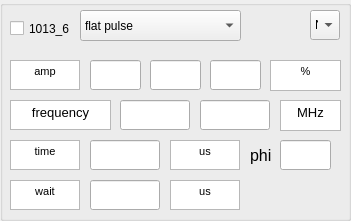
   <widget class="QGroupBox" name="groupBox_12">
    <property name="geometry">
     <rect>
      <x>1230</x>
      <y>280</y>
      <width>351</width>
      <height>221</height>
     </rect>
    </property>
    <property name="title">
     <string/>
    </property>
    <widget class="QTextBrowser" name="textBrowser_97">
     <property name="geometry">
      <rect>
       <x>10</x>
       <y>60</y>
       <width>70</width>
       <height>30</height>
      </rect>
     </property>
     <property name="html">
      <string>&lt;!DOCTYPE HTML PUBLIC &quot;-//W3C//DTD HTML 4.0//EN&quot; &quot;http://www.w3.org/TR/REC-html40/strict.dtd&quot;&gt;
&lt;html&gt;&lt;head&gt;&lt;meta name=&quot;qrichtext&quot; content=&quot;1&quot; /&gt;&lt;style type=&quot;text/css&quot;&gt;
p, li { white-space: pre-wrap; }
&lt;/style&gt;&lt;/head&gt;&lt;body style=&quot; font-family:'MS Shell Dlg 2'; font-size:8.25pt; font-weight:400; font-style:normal;&quot;&gt;
&lt;p align=&quot;center&quot; style=&quot; margin-top:0px; margin-bottom:0px; margin-left:0px; margin-right:0px; -qt-block-indent:0; text-indent:0px;&quot;&gt;amp&lt;/p&gt;&lt;/body&gt;&lt;/html&gt;</string>
     </property>
     <property name="openExternalLinks">
      <bool>false</bool>
     </property>
    </widget>
    <widget class="QTextBrowser" name="textBrowser_98">
     <property name="geometry">
      <rect>
       <x>270</x>
       <y>60</y>
       <width>71</width>
       <height>31</height>
      </rect>
     </property>
     <property name="html">
      <string>&lt;!DOCTYPE HTML PUBLIC &quot;-//W3C//DTD HTML 4.0//EN&quot; &quot;http://www.w3.org/TR/REC-html40/strict.dtd&quot;&gt;
&lt;html&gt;&lt;head&gt;&lt;meta name=&quot;qrichtext&quot; content=&quot;1&quot; /&gt;&lt;style type=&quot;text/css&quot;&gt;
p, li { white-space: pre-wrap; }
&lt;/style&gt;&lt;/head&gt;&lt;body style=&quot; font-family:'MS Shell Dlg 2'; font-size:8.25pt; font-weight:400; font-style:normal;&quot;&gt;
&lt;p align=&quot;center&quot; style=&quot; margin-top:0px; margin-bottom:0px; margin-left:0px; margin-right:0px; -qt-block-indent:0; text-indent:0px;&quot;&gt;%&lt;/p&gt;&lt;/body&gt;&lt;/html&gt;</string>
     </property>
    </widget>
    <widget class="QTextBrowser" name="textBrowser_99">
     <property name="geometry">
      <rect>
       <x>10</x>
       <y>140</y>
       <width>70</width>
       <height>30</height>
      </rect>
     </property>
     <property name="sizePolicy">
      <sizepolicy hsizetype="Fixed" vsizetype="Fixed">
       <horstretch>0</horstretch>
       <verstretch>0</verstretch>
      </sizepolicy>
     </property>
     <property name="html">
      <string>&lt;!DOCTYPE HTML PUBLIC &quot;-//W3C//DTD HTML 4.0//EN&quot; &quot;http://www.w3.org/TR/REC-html40/strict.dtd&quot;&gt;
&lt;html&gt;&lt;head&gt;&lt;meta name=&quot;qrichtext&quot; content=&quot;1&quot; /&gt;&lt;style type=&quot;text/css&quot;&gt;
p, li { white-space: pre-wrap; }
&lt;/style&gt;&lt;/head&gt;&lt;body style=&quot; font-family:'MS Shell Dlg 2'; font-size:8.25pt; font-weight:400; font-style:normal;&quot;&gt;
&lt;p align=&quot;center&quot; style=&quot; margin-top:12px; margin-bottom:12px; margin-left:0px; margin-right:0px; -qt-block-indent:0; text-indent:0px;&quot;&gt;time&lt;/p&gt;&lt;/body&gt;&lt;/html&gt;</string>
     </property>
    </widget>
    <widget class="QTextBrowser" name="textBrowser_100">
     <property name="geometry">
      <rect>
       <x>10</x>
       <y>100</y>
       <width>101</width>
       <height>30</height>
      </rect>
     </property>
     <property name="html">
      <string>&lt;!DOCTYPE HTML PUBLIC &quot;-//W3C//DTD HTML 4.0//EN&quot; &quot;http://www.w3.org/TR/REC-html40/strict.dtd&quot;&gt;
&lt;html&gt;&lt;head&gt;&lt;meta name=&quot;qrichtext&quot; content=&quot;1&quot; /&gt;&lt;style type=&quot;text/css&quot;&gt;
p, li { white-space: pre-wrap; }
&lt;/style&gt;&lt;/head&gt;&lt;body style=&quot; font-family:'MS Shell Dlg 2'; font-size:8.25pt; font-weight:400; font-style:normal;&quot;&gt;
&lt;p align=&quot;center&quot; style=&quot; margin-top:0px; margin-bottom:0px; margin-left:0px; margin-right:0px; -qt-block-indent:0; text-indent:0px;&quot;&gt;&lt;span style=&quot; font-size:10pt;&quot;&gt;frequency&lt;/span&gt;&lt;/p&gt;&lt;/body&gt;&lt;/html&gt;</string>
     </property>
    </widget>
    <widget class="QLineEdit" name="start_frequency_1013_6">
     <property name="geometry">
      <rect>
       <x>120</x>
       <y>100</y>
       <width>70</width>
       <height>30</height>
      </rect>
     </property>
    </widget>
    <widget class="QLineEdit" name="end_frequency_1013_6">
     <property name="geometry">
      <rect>
       <x>200</x>
       <y>100</y>
       <width>70</width>
       <height>30</height>
      </rect>
     </property>
    </widget>
    <widget class="QTextBrowser" name="textBrowser_101">
     <property name="geometry">
      <rect>
       <x>280</x>
       <y>100</y>
       <width>61</width>
       <height>31</height>
      </rect>
     </property>
     <property name="html">
      <string>&lt;!DOCTYPE HTML PUBLIC &quot;-//W3C//DTD HTML 4.0//EN&quot; &quot;http://www.w3.org/TR/REC-html40/strict.dtd&quot;&gt;
&lt;html&gt;&lt;head&gt;&lt;meta name=&quot;qrichtext&quot; content=&quot;1&quot; /&gt;&lt;style type=&quot;text/css&quot;&gt;
p, li { white-space: pre-wrap; }
&lt;/style&gt;&lt;/head&gt;&lt;body style=&quot; font-family:'MS Shell Dlg 2'; font-size:8.25pt; font-weight:400; font-style:normal;&quot;&gt;
&lt;p align=&quot;center&quot; style=&quot; margin-top:0px; margin-bottom:0px; margin-left:0px; margin-right:0px; -qt-block-indent:0; text-indent:0px;&quot;&gt;&lt;span style=&quot; font-size:10pt;&quot;&gt;MHz&lt;/span&gt;&lt;/p&gt;&lt;/body&gt;&lt;/html&gt;</string>
     </property>
    </widget>
    <widget class="QLineEdit" name="time_1013_6">
     <property name="geometry">
      <rect>
       <x>90</x>
       <y>140</y>
       <width>70</width>
       <height>30</height>
      </rect>
     </property>
    </widget>
    <widget class="QTextBrowser" name="textBrowser_102">
     <property name="geometry">
      <rect>
       <x>10</x>
       <y>180</y>
       <width>70</width>
       <height>30</height>
      </rect>
     </property>
     <property name="html">
      <string>&lt;!DOCTYPE HTML PUBLIC &quot;-//W3C//DTD HTML 4.0//EN&quot; &quot;http://www.w3.org/TR/REC-html40/strict.dtd&quot;&gt;
&lt;html&gt;&lt;head&gt;&lt;meta name=&quot;qrichtext&quot; content=&quot;1&quot; /&gt;&lt;style type=&quot;text/css&quot;&gt;
p, li { white-space: pre-wrap; }
&lt;/style&gt;&lt;/head&gt;&lt;body style=&quot; font-family:'MS Shell Dlg 2'; font-size:8.25pt; font-weight:400; font-style:normal;&quot;&gt;
&lt;p align=&quot;center&quot; style=&quot; margin-top:0px; margin-bottom:0px; margin-left:0px; margin-right:0px; -qt-block-indent:0; text-indent:0px;&quot;&gt;&lt;span style=&quot; font-size:8pt;&quot;&gt;wait&lt;/span&gt;&lt;/p&gt;&lt;/body&gt;&lt;/html&gt;</string>
     </property>
    </widget>
    <widget class="QLineEdit" name="wait_time_1013_6">
     <property name="geometry">
      <rect>
       <x>90</x>
       <y>180</y>
       <width>70</width>
       <height>30</height>
      </rect>
     </property>
    </widget>
    <widget class="QTextBrowser" name="textBrowser_103">
     <property name="geometry">
      <rect>
       <x>170</x>
       <y>140</y>
       <width>70</width>
       <height>30</height>
      </rect>
     </property>
     <property name="html">
      <string>&lt;!DOCTYPE HTML PUBLIC &quot;-//W3C//DTD HTML 4.0//EN&quot; &quot;http://www.w3.org/TR/REC-html40/strict.dtd&quot;&gt;
&lt;html&gt;&lt;head&gt;&lt;meta name=&quot;qrichtext&quot; content=&quot;1&quot; /&gt;&lt;style type=&quot;text/css&quot;&gt;
p, li { white-space: pre-wrap; }
&lt;/style&gt;&lt;/head&gt;&lt;body style=&quot; font-family:'MS Shell Dlg 2'; font-size:8.25pt; font-weight:400; font-style:normal;&quot;&gt;
&lt;p align=&quot;center&quot; style=&quot; margin-top:0px; margin-bottom:0px; margin-left:0px; margin-right:0px; -qt-block-indent:0; text-indent:0px;&quot;&gt;us&lt;/p&gt;&lt;/body&gt;&lt;/html&gt;</string>
     </property>
    </widget>
    <widget class="QTextBrowser" name="textBrowser_104">
     <property name="geometry">
      <rect>
       <x>170</x>
       <y>180</y>
       <width>70</width>
       <height>30</height>
      </rect>
     </property>
     <property name="html">
      <string>&lt;!DOCTYPE HTML PUBLIC &quot;-//W3C//DTD HTML 4.0//EN&quot; &quot;http://www.w3.org/TR/REC-html40/strict.dtd&quot;&gt;
&lt;html&gt;&lt;head&gt;&lt;meta name=&quot;qrichtext&quot; content=&quot;1&quot; /&gt;&lt;style type=&quot;text/css&quot;&gt;
p, li { white-space: pre-wrap; }
&lt;/style&gt;&lt;/head&gt;&lt;body style=&quot; font-family:'MS Shell Dlg 2'; font-size:8.25pt; font-weight:400; font-style:normal;&quot;&gt;
&lt;p align=&quot;center&quot; style=&quot; margin-top:0px; margin-bottom:0px; margin-left:0px; margin-right:0px; -qt-block-indent:0; text-indent:0px;&quot;&gt;&lt;span style=&quot; font-size:8pt;&quot;&gt;us&lt;/span&gt;&lt;/p&gt;&lt;/body&gt;&lt;/html&gt;</string>
     </property>
    </widget>
    <widget class="QCheckBox" name="checkBox_1013_6">
     <property name="geometry">
      <rect>
       <x>10</x>
       <y>20</y>
       <width>70</width>
       <height>17</height>
      </rect>
     </property>
     <property name="text">
      <string>1013_6</string>
     </property>
    </widget>
    <widget class="QComboBox" name="waveform_1013_6">
     <property name="geometry">
      <rect>
       <x>80</x>
       <y>10</y>
       <width>161</width>
       <height>31</height>
      </rect>
     </property>
     <item>
      <property name="text">
       <string>flat pulse</string>
      </property>
     </item>
     <item>
      <property name="text">
       <string>blackman pulse</string>
      </property>
     </item>
     <item>
      <property name="text">
       <string>ramp frequency</string>
      </property>
     </item>
     <item>
      <property name="text">
       <string>load from file</string>
      </property>
     </item>
    </widget>
    <widget class="QLineEdit" name="num_amp_1013_6">
     <property name="geometry">
      <rect>
       <x>210</x>
       <y>60</y>
       <width>51</width>
       <height>30</height>
      </rect>
     </property>
    </widget>
    <widget class="QLineEdit" name="end_amp_1013_6">
     <property name="geometry">
      <rect>
       <x>150</x>
       <y>60</y>
       <width>51</width>
       <height>30</height>
      </rect>
     </property>
    </widget>
    <widget class="QLineEdit" name="start_amp_1013_6">
     <property name="geometry">
      <rect>
       <x>90</x>
       <y>60</y>
       <width>51</width>
       <height>30</height>
      </rect>
     </property>
    </widget>
    <widget class="QComboBox" name="Connected_1013_6">
     <property name="geometry">
      <rect>
       <x>310</x>
       <y>10</y>
       <width>30</width>
       <height>30</height>
      </rect>
     </property>
     <item>
      <property name="text">
       <string>N</string>
      </property>
     </item>
     <item>
      <property name="text">
       <string>1</string>
      </property>
     </item>
     <item>
      <property name="text">
       <string>2</string>
      </property>
     </item>
     <item>
      <property name="text">
       <string>3</string>
      </property>
     </item>
     <item>
      <property name="text">
       <string>4</string>
      </property>
     </item>
     <item>
      <property name="text">
       <string>5</string>
      </property>
     </item>
     <item>
      <property name="text">
       <string>6</string>
      </property>
     </item>
    </widget>
    <widget class="QLabel" name="label_phi_1013_6">
     <property name="geometry">
      <rect>
       <x>250</x>
       <y>140</y>
       <width>41</width>
       <height>31</height>
      </rect>
     </property>
     <property name="font">
      <font>
       <family>Arial</family>
       <pointsize>12</pointsize>
      </font>
     </property>
     <property name="text">
      <string>phi</string>
     </property>
    </widget>
    <widget class="QLineEdit" name="phi_1013_6">
     <property name="geometry">
      <rect>
       <x>280</x>
       <y>140</y>
       <width>51</width>
       <height>30</height>
      </rect>
     </property>
    </widget>
   </widget>
